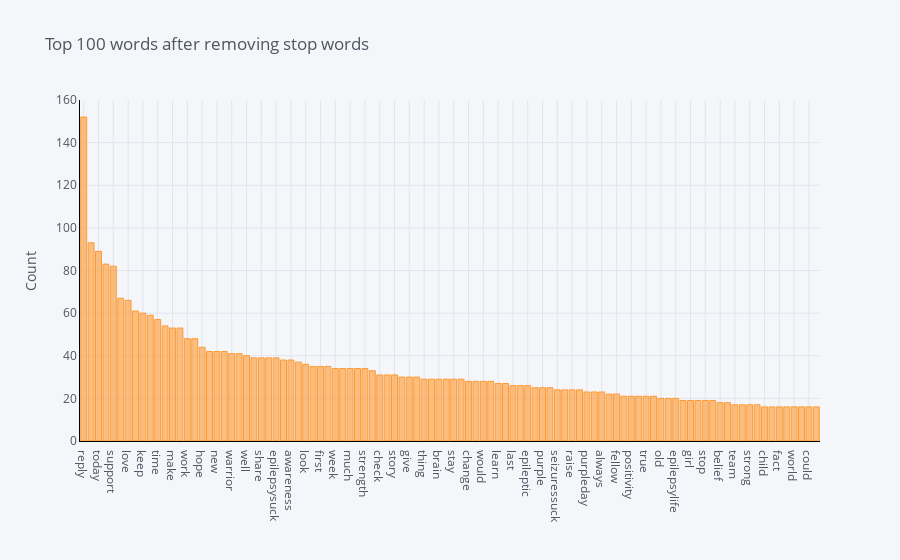

Here is the notebook cell this chart was saved with:
### Code cell
plot_model()

### Figure 1 — Plotly figure (JSON) as saved in the notebook; plotly's stock layout.template omitted (floating-point values rounded to 4 significant figures)
{"data": [{"name": "count", "text": "", "y": [152, 93, 89, 83, 82, 67, 66, 61, 60, 59, 57, 54, 53, 53, 48, 48, 44, 42, 42, 42, 41, 41, 40, 39, 39, 39, 39, 38, 38, 37, 36, 35, 35, 35, 34, 34, 34, 34, 34, 33, 31, 31, 31, 30, 30, 30, 29, 29, 29, 29, 29, 29, 28, 28, 28, 28, 27, 27, 26, 26, 26, 25, 25, 25, 24, 24, 24, 24, 23, 23, 23, 22, 22, 21, 21, 21, 21, 21, 20, 20, 20, 19, 19, 19, 19, 19, 18, 18, 17, 17, 17, 17, 16, 16, 16, 16, 16, 16, 16, 16], "marker": {"color": "rgba(255, 153, 51, 0.6)", "line": {"color": "rgba(255, 153, 51, 1.0)", "width": 1}}, "x": ["reply", "get", "today", "know", "support", "thank", "love", "month", "keep", "help", "time", "good", "make", "fight", "work", "feel", "hope", "take", "new", "live", "warrior", "drive", "well", "find", "share", "see", "epilepsysuck", "family", "awareness", "life", "look", "chronicillness", "first", "passion", "week", "may", "much", "need", "strength", "come", "check", "little", "story", "positive", "give", "say", "thing", "follow", "brain", "way", "stay", "happy", "change", "confidence", "would", "still", "learn", "commitment", "last", "start", "epileptic", "determination", "purple", "proud", "seizuressuck", "friend", "raise", "great", "purpleday", "right", "always", "believe", "fellow", "amazing", "positivity", "try", "true", "night", "old", "hard", "epilepsylife", "show", "girl", "back", "stop", "really", "belief", "diagnose", "team", "medication", "strong", "many", "child", "care", "fact", "big", "world", "read", "could", "think"], "type": "bar", "orientation": "v"}], "layout": {"title": {"text": "Top 100 words after removing stop words", "font": {"color": "#4D5663"}}, "paper_bgcolor": "#F5F6F9", "plot_bgcolor": "#F5F6F9", "yaxis": {"tickfont": {"color": "#4D5663"}, "title": {"text": "Count", "font": {"color": "#4D5663"}}, "showgrid": true, "zerolinecolor": "#E1E5ED", "gridcolor": "#E1E5ED", "linecolor": "black"}, "xaxis": {"tickfont": {"color": "#4D5663"}, "title": {"text": "", "font": {"color": "#4D5663"}}, "showgrid": true, "zerolinecolor": "#E1E5ED", "gridcolor": "#E1E5ED", "linecolor": "black"}, "legend": {"bgcolor": "#F5F6F9", "font": {"color": "#4D5663"}}}}
